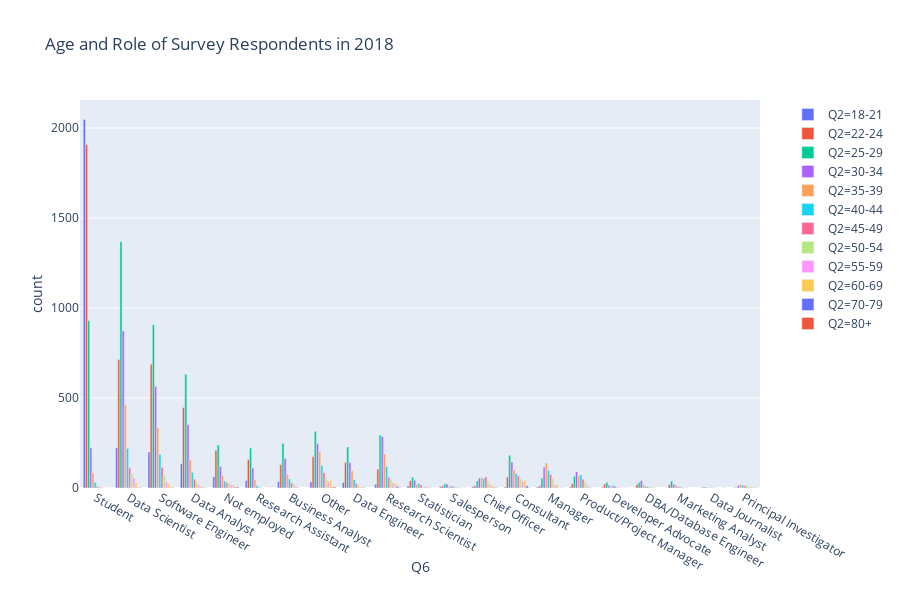

Write notebook code for a chart like this one.
### Markdown cell above
## Age Breakdown

### Code cell
df_test = pd.DataFrame({'count' : df_multi_choice.groupby([ "Q6", "Q2"] ).size()}).reset_index().sort_values(by = 'count', ascending = False)
df_test.head()

fig = px.bar(df_test, x = 'Q6', y = 'count', title= 'Age and Role of Survey Respondents in 2018', color = 'Q2' , barmode='group')
fig.show()

### Figure 1 — Plotly figure (JSON) as saved in the notebook; plotly's stock layout.template omitted (floating-point values rounded to 4 significant figures)
{"data": [{"alignmentgroup": "True", "hoverlabel": {"namelength": 0}, "hovertemplate": "Q2=18-21<br>Q6=%{x}<br>count=%{y}", "legendgroup": "Q2=18-21", "marker": {"color": "#636efa"}, "name": "Q2=18-21", "offsetgroup": "Q2=18-21", "orientation": "v", "showlegend": true, "textposition": "auto", "type": "bar", "x": ["Student", "Data Scientist", "Software Engineer", "Data Analyst", "Not employed", "Research Assistant", "Business Analyst", "Other", "Data Engineer", "Research Scientist", "Statistician", "Salesperson", "Chief Officer", "Consultant", "Manager", "Product/Project Manager", "Developer Advocate", "DBA/Database Engineer", "Marketing Analyst"], "xaxis": "x", "y": [2048, 223, 200, 135, 62, 42, 36, 34, 31, 21, 12, 7, 7, 6, 6, 5, 4, 1, 1], "yaxis": "y"}, {"alignmentgroup": "True", "hoverlabel": {"namelength": 0}, "hovertemplate": "Q2=22-24<br>Q6=%{x}<br>count=%{y}", "legendgroup": "Q2=22-24", "marker": {"color": "#EF553B"}, "name": "Q2=22-24", "offsetgroup": "Q2=22-24", "orientation": "v", "showlegend": true, "textposition": "auto", "type": "bar", "x": ["Student", "Data Scientist", "Software Engineer", "Data Analyst", "Not employed", "Other", "Research Assistant", "Data Engineer", "Business Analyst", "Research Scientist", "Consultant", "Statistician", "Product/Project Manager", "Developer Advocate", "DBA/Database Engineer", "Marketing Analyst", "Salesperson", "Chief Officer", "Manager", "Data Journalist", "Principal Investigator"], "xaxis": "x", "y": [1909, 714, 688, 447, 210, 174, 158, 143, 130, 105, 60, 40, 24, 22, 20, 20, 12, 12, 12, 3, 2], "yaxis": "y"}, {"alignmentgroup": "True", "hoverlabel": {"namelength": 0}, "hovertemplate": "Q2=25-29<br>Q6=%{x}<br>count=%{y}", "legendgroup": "Q2=25-29", "marker": {"color": "#00cc96"}, "name": "Q2=25-29", "offsetgroup": "Q2=25-29", "orientation": "v", "showlegend": true, "textposition": "auto", "type": "bar", "x": ["Data Scientist", "Student", "Software Engineer", "Data Analyst", "Other", "Research Scientist", "Business Analyst", "Not employed", "Data Engineer", "Research Assistant", "Consultant", "Product/Project Manager", "Statistician", "Manager", "Chief Officer", "Marketing Analyst", "Developer Advocate", "DBA/Database Engineer", "Salesperson", "Data Journalist", "Principal Investigator"], "xaxis": "x", "y": [1369, 930, 907, 632, 315, 294, 248, 239, 228, 222, 182, 65, 60, 55, 39, 38, 32, 31, 23, 5, 3], "yaxis": "y"}, {"alignmentgroup": "True", "hoverlabel": {"namelength": 0}, "hovertemplate": "Q2=30-34<br>Q6=%{x}<br>count=%{y}", "legendgroup": "Q2=30-34", "marker": {"color": "#ab63fa"}, "name": "Q2=30-34", "offsetgroup": "Q2=30-34", "orientation": "v", "showlegend": true, "textposition": "auto", "type": "bar", "x": ["Data Scientist", "Software Engineer", "Data Analyst", "Research Scientist", "Other", "Student", "Business Analyst", "Consultant", "Data Engineer", "Not employed", "Manager", "Research Assistant", "Product/Project Manager", "Chief Officer", "Statistician", "DBA/Database Engineer", "Salesperson", "Marketing Analyst", "Developer Advocate", "Principal Investigator", "Data Journalist"], "xaxis": "x", "y": [873, 565, 352, 285, 246, 224, 164, 144, 141, 119, 116, 111, 90, 55, 43, 41, 22, 20, 15, 14, 5], "yaxis": "y"}, {"alignmentgroup": "True", "hoverlabel": {"namelength": 0}, "hovertemplate": "Q2=35-39<br>Q6=%{x}<br>count=%{y}", "legendgroup": "Q2=35-39", "marker": {"color": "#FFA15A"}, "name": "Q2=35-39", "offsetgroup": "Q2=35-39", "orientation": "v", "showlegend": true, "textposition": "auto", "type": "bar", "x": ["Data Scientist", "Software Engineer", "Other", "Research Scientist", "Data Analyst", "Manager", "Consultant", "Data Engineer", "Student", "Business Analyst", "Not employed", "Product/Project Manager", "Chief Officer", "Research Assistant", "Principal Investigator", "DBA/Database Engineer", "Statistician", "Marketing Analyst", "Developer Advocate", "Salesperson", "Data Journalist"], "xaxis": "x", "y": [462, 337, 202, 188, 158, 139, 101, 96, 85, 77, 69, 66, 57, 45, 21, 19, 19, 15, 10, 8, 1], "yaxis": "y"}, {"alignmentgroup": "True", "hoverlabel": {"namelength": 0}, "hovertemplate": "Q2=40-44<br>Q6=%{x}<br>count=%{y}", "legendgroup": "Q2=40-44", "marker": {"color": "#19d3f3"}, "name": "Q2=40-44", "offsetgroup": "Q2=40-44", "orientation": "v", "showlegend": true, "textposition": "auto", "type": "bar", "x": ["Data Scientist", "Software Engineer", "Other", "Research Scientist", "Manager", "Data Analyst", "Consultant", "Product/Project Manager", "Chief Officer", "Business Analyst", "Data Engineer", "Not employed", "Student", "Statistician", "Principal Investigator", "Developer Advocate", "Research Assistant", "Salesperson", "DBA/Database Engineer", "Marketing Analyst", "Data Journalist"], "xaxis": "x", "y": [220, 187, 125, 119, 97, 86, 80, 73, 53, 51, 47, 38, 32, 26, 16, 14, 14, 12, 9, 7, 2], "yaxis": "y"}, {"alignmentgroup": "True", "hoverlabel": {"namelength": 0}, "hovertemplate": "Q2=45-49<br>Q6=%{x}<br>count=%{y}", "legendgroup": "Q2=45-49", "marker": {"color": "#FF6692"}, "name": "Q2=45-49", "offsetgroup": "Q2=45-49", "orientation": "v", "showlegend": true, "textposition": "auto", "type": "bar", "x": ["Software Engineer", "Data Scientist", "Other", "Manager", "Consultant", "Chief Officer", "Research Scientist", "Product/Project Manager", "Data Analyst", "Not employed", "Business Analyst", "Data Engineer", "Statistician", "Principal Investigator", "Developer Advocate", "Student", "Salesperson", "DBA/Database Engineer", "Marketing Analyst", "Research Assistant", "Data Journalist"], "xaxis": "x", "y": [115, 112, 85, 74, 67, 62, 60, 49, 49, 31, 29, 24, 16, 12, 10, 9, 9, 8, 6, 4, 2], "yaxis": "y"}, {"alignmentgroup": "True", "hoverlabel": {"namelength": 0}, "hovertemplate": "Q2=50-54<br>Q6=%{x}<br>count=%{y}", "legendgroup": "Q2=50-54", "marker": {"color": "#B6E880"}, "name": "Q2=50-54", "offsetgroup": "Q2=50-54", "orientation": "v", "showlegend": true, "textposition": "auto", "type": "bar", "x": ["Data Scientist", "Software Engineer", "Manager", "Consultant", "Other", "Research Scientist", "Chief Officer", "Product/Project Manager", "Data Analyst", "Not employed", "Business Analyst", "Principal Investigator", "Data Engineer", "DBA/Database Engineer", "Student", "Developer Advocate", "Statistician", "Marketing Analyst", "Salesperson", "Research Assistant", "Data Journalist"], "xaxis": "x", "y": [75, 69, 53, 52, 51, 49, 37, 34, 29, 26, 23, 15, 12, 9, 9, 4, 4, 4, 3, 3, 1], "yaxis": "y"}, {"alignmentgroup": "True", "hoverlabel": {"namelength": 0}, "hovertemplate": "Q2=55-59<br>Q6=%{x}<br>count=%{y}", "legendgroup": "Q2=55-59", "marker": {"color": "#FF97FF"}, "name": "Q2=55-59", "offsetgroup": "Q2=55-59", "orientation": "v", "showlegend": true, "textposition": "auto", "type": "bar", "x": ["Data Scientist", "Consultant", "Other", "Software Engineer", "Research Scientist", "Chief Officer", "Not employed", "Data Analyst", "Manager", "Product/Project Manager", "Statistician", "Business Analyst", "Student", "Data Engineer", "Developer Advocate", "Salesperson", "Principal Investigator", "DBA/Database Engineer", "Marketing Analyst"], "xaxis": "x", "y": [54, 38, 36, 33, 29, 19, 19, 18, 17, 14, 9, 9, 5, 5, 4, 4, 4, 3, 2], "yaxis": "y"}, {"alignmentgroup": "True", "hoverlabel": {"namelength": 0}, "hovertemplate": "Q2=60-69<br>Q6=%{x}<br>count=%{y}", "legendgroup": "Q2=60-69", "marker": {"color": "#FECB52"}, "name": "Q2=60-69", "offsetgroup": "Q2=60-69", "orientation": "v", "showlegend": true, "textposition": "auto", "type": "bar", "x": ["Other", "Consultant", "Data Scientist", "Research Scientist", "Software Engineer", "Manager", "Not employed", "Chief Officer", "Data Analyst", "Data Engineer", "Product/Project Manager", "Principal Investigator", "Statistician", "Business Analyst", "DBA/Database Engineer", "Marketing Analyst", "Student", "Developer Advocate", "Salesperson"], "xaxis": "x", "y": [43, 41, 29, 27, 24, 19, 18, 14, 11, 9, 7, 7, 6, 5, 4, 2, 1, 1, 1], "yaxis": "y"}, {"alignmentgroup": "True", "hoverlabel": {"namelength": 0}, "hovertemplate": "Q2=70-79<br>Q6=%{x}<br>count=%{y}", "legendgroup": "Q2=70-79", "marker": {"color": "#636efa"}, "name": "Q2=70-79", "offsetgroup": "Q2=70-79", "orientation": "v", "showlegend": true, "textposition": "auto", "type": "bar", "x": ["Consultant", "Research Scientist", "Other", "Not employed", "Data Analyst", "Chief Officer", "Data Scientist", "Statistician", "Software Engineer", "Principal Investigator", "Product/Project Manager", "Data Engineer", "Manager"], "xaxis": "x", "y": [12, 10, 5, 5, 3, 3, 3, 2, 2, 1, 1, 1, 1], "yaxis": "y"}, {"alignmentgroup": "True", "hoverlabel": {"namelength": 0}, "hovertemplate": "Q2=80+<br>Q6=%{x}<br>count=%{y}", "legendgroup": "Q2=80+", "marker": {"color": "#EF553B"}, "name": "Q2=80+", "offsetgroup": "Q2=80+", "orientation": "v", "showlegend": true, "textposition": "auto", "type": "bar", "x": ["Other", "Not employed", "Software Engineer", "Data Scientist", "Research Scientist", "Consultant", "Data Analyst", "Principal Investigator", "Chief Officer", "Research Assistant", "Manager", "Data Journalist", "Developer Advocate", "Salesperson", "Student"], "xaxis": "x", "y": [6, 6, 3, 3, 2, 2, 2, 2, 2, 1, 1, 1, 1, 1, 1], "yaxis": "y"}], "layout": {"barmode": "group", "height": 600, "legend": {"tracegroupgap": 0}, "title": {"text": "Age and Role of Survey Respondents in 2018"}, "xaxis": {"anchor": "y", "domain": [0, 0.98], "title": {"text": "Q6"}}, "yaxis": {"anchor": "x", "domain": [0, 1], "title": {"text": "count"}}}}
